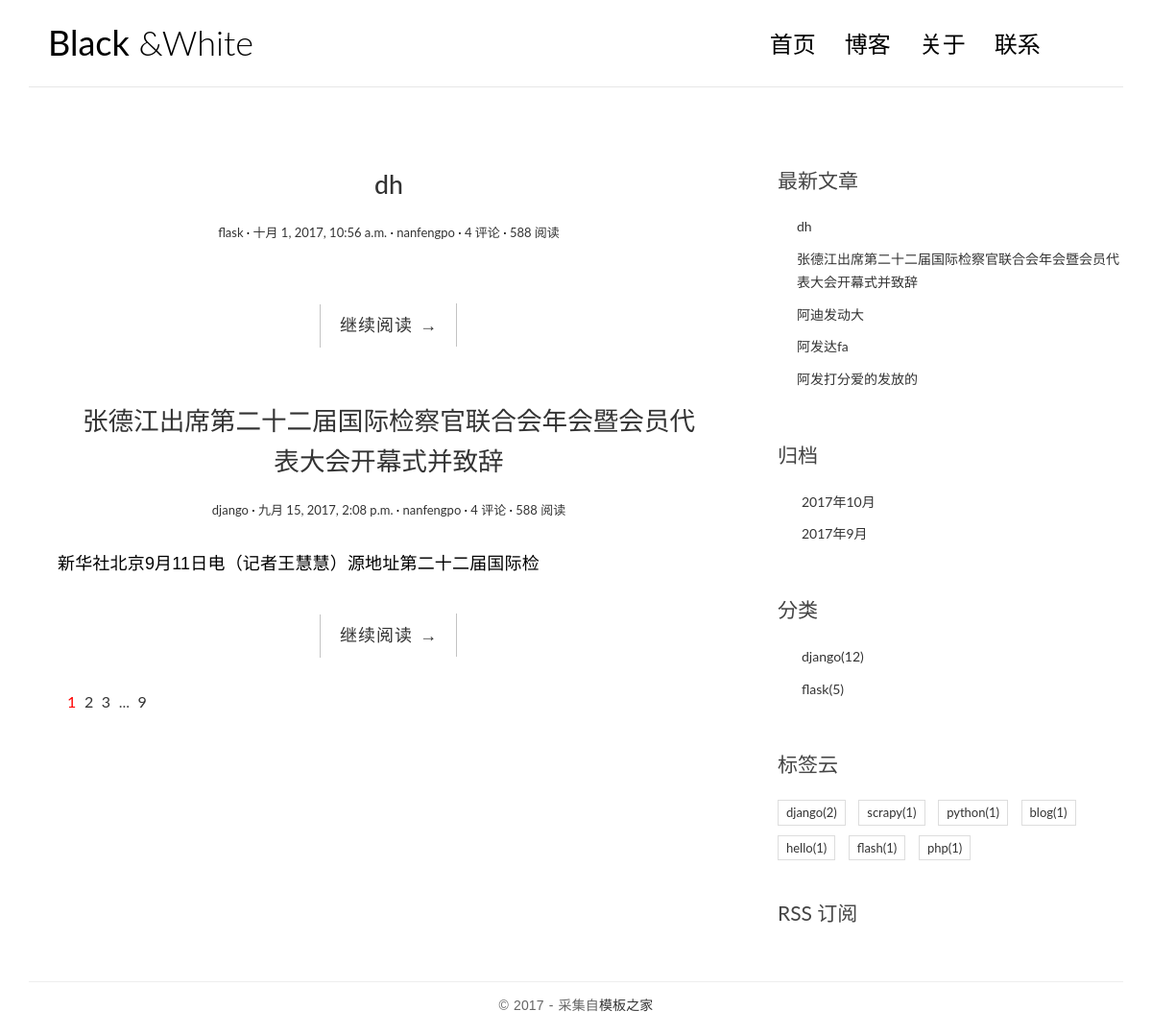
The page / on the database its author committed.
### blog/models.py (models this page shows, shortened)
class Post(models.Model):
    title = models.CharField(max_length=64)
    body = models.TextField()
    created_time = models.DateTimeField()
    modified_time = models.DateTimeField()
    views = models.IntegerField(default=0)
    excerpt = models.CharField(max_length=256,blank=True)
    category = models.ForeignKey(Category)
    tags = models.ManyToManyField(Tag,blank=True)
    author = models.ForeignKey(User)
    class Meta:
        ordering = ['-created_time', '-modified_time']
    def get_absolute_url(self):
        return reverse('blog:detail',kwargs={'pk':self.pk})

class Category(models.Model):
    name = models.CharField(max_length=64)

class Tag(models.Model):
    name = models.CharField(max_length=64)

### blog/views.py (the view, shortened to what this page needs)
# urls.py: url(r'^$',views.IndexView.as_view(),name='index'),
class IndexView(ListView):
    model = Post
    template_name = 'blog/index.html'
    context_object_name = 'post_list'
    paginate_by = 2
    def pagination_data(self, paginator, page, is_paginated):
        if not is_paginated:
            return {}
        more_pages = 2
        first = False
        left_has_more = False
        left = []
        page_number = page.number
        right = []
        right_has_more = False
        last = False
        total_pages = paginator.num_pages
        page_range = paginator.page_range
        if page_number == 1:
            right = page_range[page_number:page_number+more_pages]
            if right[-1]<total_pages-1:
                right_has_more = True
            if right[-1]<total_pages:
                last = True
        data = {
            'left': left,
            'right': right,
            'left_has_more':left_has_more,
            'right_has_more': right_has_more,
            'first': first,
            'last': last,
        }
        return data
    def get_context_data(self, **kwargs):
        context = super().get_context_data(**kwargs)
        paginator = context.get('paginator')
        page = context.get('page_obj')
        is_paginated = context.get('is_paginated')
        context.update(self.pagination_data(paginator,page,is_paginated))
        return context

### blog/templatetags/blog_tags.py (called while the page is built)
@register.simple_tag
def get_recent_posts(num=5):
    return Post.objects.all().order_by('-created_time')[:num]

@register.simple_tag
def archives():
    return Post.objects.dates('created_time','month',order='DESC')

@register.simple_tag
def get_categories():
    return Category.objects.annotate(
        num_post = Count('post')
    ).filter(num_post__gt=0)

@register.simple_tag
def get_tags():
    return Tag.objects.annotate(
        num_posts=Count('post')
    ).filter(num_posts__gt=0)

### templates/blog/index.html (shortened to what this page needs)
{% extends 'blog/base.html' %}
{% block main %}
{% for post in post_list %}
<article class="post post-{{ post.pk }}">
    <header class="entry-header">
        <h1 class="entry-title">
            <a href="{{ post.get_absolute_url }}">{{ post.title }}</a>
        </h1>
        <div class="entry-meta">
            <span class="post-category"><a href="#">{{ post.category.name }}</a></span>
            <span class="post-date"><a href="#"><time class="entry-date" datetime="{{ post.created_time }}">{{ post.created_time }}</time></a></span>
            <span class="post-author"><a href="#">{{ post.author }}</a></span>
            <span class="comments-link"><a href="#">4 评论</a></span>
            <span class="views-count"><a href="#">588 阅读</a></span>
        </div>
    </header>
    <div class="entry-content clearfix">
        <p>{{ post.excerpt }}</p>
        <div class="read-more cl-effect-14">
            <a href="{{ post.get_absolute_url }}" class="more-link">继续阅读 <span class="meta-nav">→</span></a>
        </div>
    </div>
</article>
{% empty %}
<div class="no-post">暂时还没有发布的文章！</div>
{% endfor %}
{% if is_paginated %}
    <div class="pagination">
        <ul>
            <li class="current">
                <a href="?page={{page_obj.number}}">{{page_obj.number}}</a>
            </li>
            {% if right%}
                {% for i in right %}
                    <li>
                        <a href="?page={{i}}">{{i}}</a>
                    </li>
                {% endfor %}
                {% if right_has_more %}
                    <li><span>...</span></li>
                {% endif %}
            {% endif %}
            {% if last %}
                <li>
                    <a href="?page={{paginator.num_pages}}">{{paginator.num_pages}}</a>
                </li>
            {% endif %}
        </ul>
    </div>
{% endif %}
{% endblock main %}

### templates/blog/base.html (shortened to what this page needs)
{% load staticfiles %}
{% load blog_tags %}
<html>
<head>
    <link rel="stylesheet" href="{% static 'blog/css/bootstrap.min.css' %}">
    <link rel="stylesheet" href="{% static 'blog/css/custom.css' %}">
    <link rel="stylesheet" href="{% static 'blog/css/pace.css' %}">
    <link rel="stylesheet" href="{% static 'blog/css/highlights/github.css' %}">
    <link rel="stylesheet" href="http://code.ionicframework.com/ionicons/2.0.1/css/ionicons.min.css">
</head>
<body>
<div class="container">
    <header id="site-header">
        <div class="row">
            <div class="col-md-4 col-sm-5 col-xs-8">
                <div class="logo">
                    <h1><a href="{% url 'blog:index' %}"><b>Black</b> &amp;White</a></h1>
                </div>
            </div>
            <div class="col-md-8 col-sm-7 col-xs-4">
                <nav class="main-nav" role="navigation">
                    <div class="collapse navbar-collapse" id="bsexample-navbar-collapse-1">
                        <ul class="nav navbar-nav navbar-right">
                            <li class="cl-effect-11"><a href="index.html" data-hover="首页">首页</a></li>
                            <li class="cl-effect-11"><a href="fullwidth.html" data-hover="博客">博客</a></li>
                            <li class="cl-effect-11"><a href="about.html" data-hover="关于">关于</a></li>
                            <li class="cl-effect-11"><a href="contact.html" data-hover="联系">联系</a></li>
                        </ul>
                    </div>
                </nav>
            </div>
        </div>
    </header>
</div>
<div class="content-body">
    <div class="container">
        <div class="row">
            <main class="col-md-8">
                {% block main %}
                {% endblock %}
            </main>
            <aside class="col-md-4">
                <div class="widget widget-recent-posts">
                    <h3 class="widget-title">最新文章</h3>
                    {% get_recent_posts as recent_post_list %}
                    <ul>
                        {% for post in recent_post_list %}
                            <li>
                                <a href="{{ post.get_absolute_url }}">{{post.title}}</a>
                            </li>
                        {% endfor %}
                    </ul>
                </div>
                <div class="widget widget-archives">
                    <h3 class="widget-title">归档</h3>
                    {% archives as date_list %}
                    <ul>
                        {% for date in date_list %}
                        <li>
                            <a href="{% url 'blog:archives' date.year date.month%}">{{date.year}}年{{date.month}}月</a>
                        </li>
                        {% empty %}
                        没有归档
                        {% endfor %}
                    </ul>
                </div>
                <div class="widget widget-category">
                    <h3 class="widget-title">分类</h3>
                    {% get_categories as category_list %}
                    <ul>
                        {% for category in category_list %}
                            <li>
                                <a href="{% url 'blog:category' category.pk %}">{{ category.name }}<span class="post-count">({{category.num_post}})</span></a>
                            </li>
                        {% empty %}
                            没有分类
                        {% endfor %}
                    </ul>
                </div>
                <div class="widget widget-tag-cloud">
                    <h3 class="widget-title">标签云</h3>
                    {% get_tags as tag_list %}
                    <ul>
                        {% for tag in tag_list %}
                        <li>
                            <a href="{% url 'blog:tag' tag.pk %}">{{tag.name}}<sapn>({{tag.num_posts}})</sapn></a>
                        </li>
                        {% empty %}
                        没有标签
                        {% endfor %}
                    </ul>
                </div>
                <div class="rss">
                    <a href="{% url 'rss' %}"> RSS 订阅</a>
                </div>
            </aside>
        </div>
    </div>
</div>
<footer id="site-footer">
    <div class="container">
        <div class="row">
            <div class="col-md-12">
                <p class="copyright">&copy 2017 - 采集自<a href="http://www.cssmoban.com/" target="_blank" title="模板之家">模板之家</a></p>
            </div>
        </div>
    </div>
</footer>
</body>
</html>

### blog/static/blog/css/custom.css (style rules this page uses)
* { outline: none; }
h1, h2, h3, h4, h5, h6 { margin-top: 0; }
b { font-weight: 400; }
a { color: #333; }
body { color: #444; font-family: 'Lato', sans-serif; }
p { font-family: 'Ubuntu', sans-serif; font-weight: 400; word-spacing: 1px; letter-spacing: 0.01em; }
#site-header { background-color: #FFF; padding: 25px 20px; margin-bottom: 40px; border-bottom: 1px solid #e7e7e7; }
.logo h1 a { color: #000; }
.logo h1 { margin: 0; font-family: 'Lato', sans-serif; font-weight: 300; }
.main-nav { margin-top: 11px; max-width: 95%; }
.main-nav a { color: #000000 !important; padding: 0 0 5px 0 !important; margin-right: 30px; font-family: 'Lato', sans-serif; font-weight: 300; font-size: 24px; }
.cl-effect-11 a { padding: 10px 0; color: #0972b4; text-shadow: none; }
.cl-effect-11 a::before { position: absolute; top: 0; left: 0; overflow: hidden; padding: 0 0 5px 0 !important; max-width: 0; border-bottom: 1px solid #000; color: #000; content: attr(data-hover); white-space: nowrap; -webkit-transition: max-width 0.5s; -moz-transition: max-width 0.5s; transition: max-width 0.5s; }
.content-body { padding-bottom: 4em; }
.post { background: #fff; padding: 30px 30px 0; }
.entry-title { text-align: center; font-size: 1.9em; margin-bottom: 20px; line-height: 1.6; padding: 10px 20px 0; }
.entry-meta { text-align: center; color: #DDDDDD; font-size: 13px; margin-bottom: 30px; }
.entry-content { font-size: 18px; line-height: 1.9; font-weight: 300; color: #000; }
.post-category::after, .post-date::after, .post-author::after, .comments-link::after { content: ' ·'; color: #000; }
.read-more { font-family: 'Ubuntu', sans-serif; font-weight: 400; word-spacing: 1px; letter-spacing: 0.01em; text-align: center; margin-top: 20px; }
.cl-effect-14 a { padding: 0 20px; height: 45px; line-height: 45px; position: relative; display: inline-block; margin: 15px 25px; letter-spacing: 1px; font-weight: 400; text-shadow: 0 0 1px rgba(255, 255, 255, 0.3); }
.cl-effect-14 a::before, .cl-effect-14 a::after { position: absolute; width: 45px; height: 1px; background: #C3C3C3; content: ''; -webkit-transition: all 0.3s; -moz-transition: all 0.3s; transition: all 0.3s; pointer-events: none; }
.cl-effect-14 a::before { top: 0; left: 0; -webkit-transform: rotate(90deg); -moz-transform: rotate(90deg); transform: rotate(90deg); -webkit-transform-origin: 0 0; -moz-transform-origin: 0 0; transform-origin: 0 0; }
.cl-effect-14 a::after { right: 0; bottom: 0; -webkit-transform: rotate(90deg); -moz-transform: rotate(90deg); transform: rotate(90deg); -webkit-transform-origin: 100% 0; -moz-transform-origin: 100% 0; transform-origin: 100% 0; }
.widget { background: #fff; padding: 30px 0 0; }
.widget-title { font-size: 1.5em; margin-bottom: 20px; line-height: 1.6; padding: 10px 0 0; font-weight: 400; }
.widget-recent-posts ul { padding: 0; margin: 0; padding-left: 20px; }
.widget-recent-posts ul li { list-style-type: none; position: relative; line-height: 170%; margin-bottom: 10px; }
.widget-recent-posts ul li::before { content: '\f3d3'; font-family: "Ionicons"; position: absolute; left: -17px; top: 3px; font-size: 16px; color: #000; }
.widget-archives ul { padding: 0; margin: 0; padding-left: 25px; }
.widget-archives ul li { list-style-type: none; position: relative; line-height: 170%; margin-bottom: 10px; }
.widget-archives ul li::before { content: '\f3f3'; font-family: "Ionicons"; position: absolute; left: -25px; top: 1px; font-size: 16px; color: #000; }
.widget-category ul { padding: 0; margin: 0; padding-left: 25px; }
.widget-category ul li { list-style-type: none; position: relative; line-height: 170%; margin-bottom: 10px; }
.widget-category ul li::before { content: '\f3fe'; font-family: "Ionicons"; position: absolute; left: -25px; top: 1px; font-size: 18px; color: #000; }
.widget-tag-cloud ul { padding: 0; margin: 0; margin-right: -10px; }
.widget-tag-cloud ul li { list-style-type: none; font-size: 13px; display: inline-block; margin-right: 10px; margin-bottom: 10px; padding: 3px 8px; border: 1px solid #ddd; }
.rss { font-size: 21px; margin-top: 30px; }
.rss a { color: #444; }
#site-footer { padding-top: 10px; padding: 0 0 1.5em 0; }
.copyright { text-align: center; padding-top: 1em; margin: 0; border-top: 1px solid #eee; color: #666; }
.pagination ul { list-style: none; }
.pagination ul li { display: inline-block; font-size: 16px; margin-right: 5px; }
.current a { color: red; }

### rows shown on the page
Post: title "dh", category.name "flask", created_time "十月 1, 2017, 10:56 a.m.", author "nanfengpo"
Post: title "张德江出席第二十二届国际检察官联合会年会暨会员代表大会开幕式并致辞", category.name "django", created_time "九月 15, 2017, 2:08 p.m.", author "nanfengpo", excerpt "新华社北京9月11日电（记者王慧慧）源地址第二十二届国际检"
Post: title "阿迪发动大"
Post: title "阿发达fa"
Post: title "阿发打分爱的发放的"
Category: name "django", num_post "12"
Category: name "flask", num_post "5"
Tag: name "django", num_posts "2"
Tag: name "scrapy", num_posts "1"
Tag: name "python", num_posts "1"
Tag: name "blog", num_posts "1"
Tag: name "hello", num_posts "1"
Tag: name "flash", num_posts "1"
Tag: name "php", num_posts "1"

### other values the page prints
{{ page_obj.number }} "1"
{{ i }} "2" "3"
{{ paginator.num_pages }} "9"
{{ date.year }} "2017" "2017"
{{ date.month }} "10" "9"
